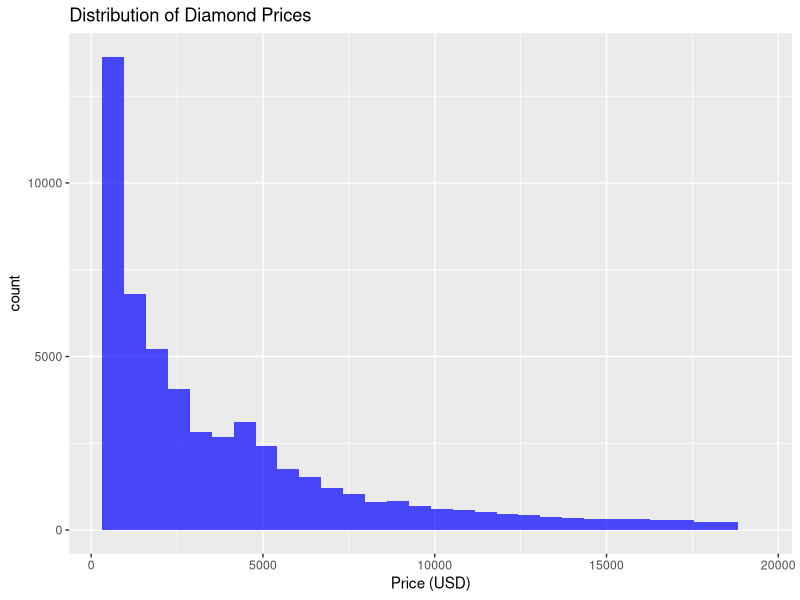
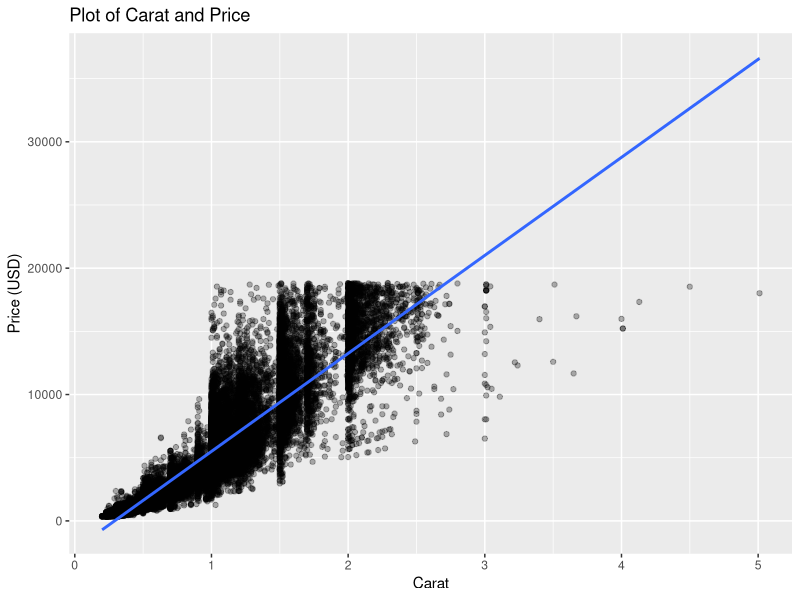
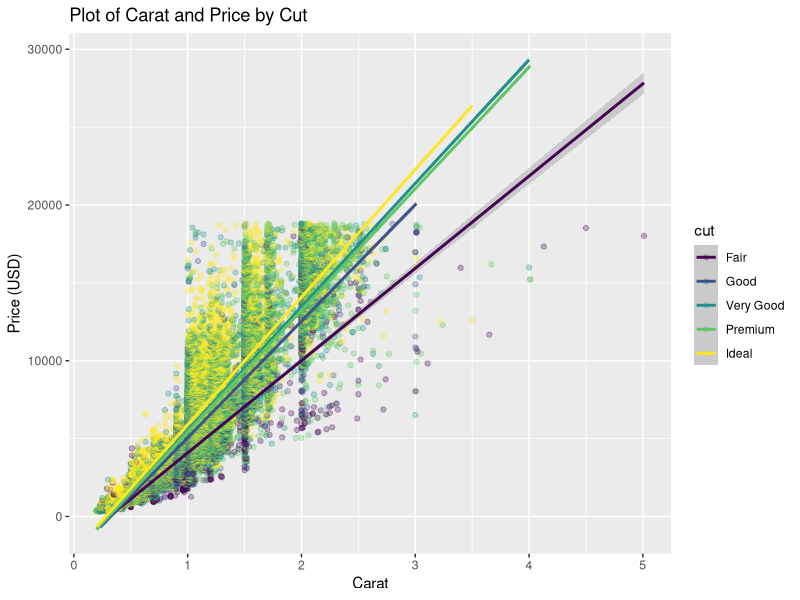

Write R code to recreate these figures, in order.
## ---- chunk 1
knitr::opts_chunk$set(echo = TRUE)
library(tidyverse)
## ---- chunk 2
data(diamonds, package = "ggplot2")
names(diamonds)
## ---- chunk 3
summary(diamonds)

ggplot(diamonds, aes(x = price)) +
  geom_histogram(bins = 30, fill = "blue", alpha = 0.7) +
  ggtitle("Distribution of Diamond Prices") +
  xlab("Price (USD)")
## ---- chunk 4
ggplot(diamonds, aes(x = carat, y = price)) +
  geom_point(alpha = 0.3) +
  geom_smooth(method = 'lm') +
  ggtitle("Plot of Carat and Price") +
  xlab("Carat") +
  ylab("Price (USD)")

carat_lm <- lm(price ~ carat, diamonds)
summary.lm(carat_lm)
## ---- chunk 5
ggplot(diamonds, aes(x = carat, y = price, color = cut)) +
  geom_point(alpha = 0.3) +
  geom_smooth(method = 'lm') +
  ggtitle("Plot of Carat and Price by Cut") +
  xlab("Carat") +
  ylab("Price (USD)")

factors_lm <- lm(price ~ carat + cut + color + clarity, diamonds)
summary.lm(factors_lm)
